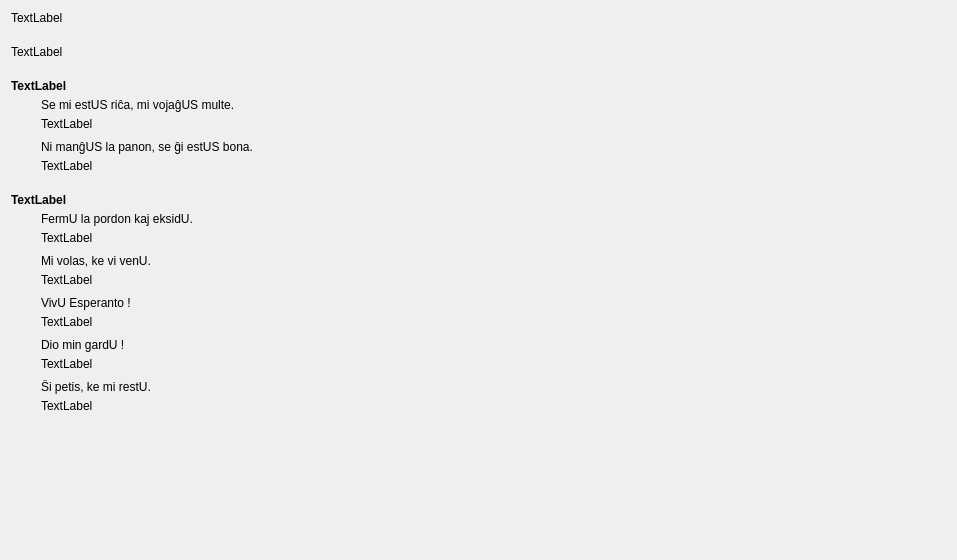
         <widget class="QWidget" name="scrollAreaWidgetContents">
          <property name="geometry">
           <rect>
            <x>0</x>
            <y>0</y>
            <width>957</width>
            <height>560</height>
           </rect>
          </property>
          <layout class="QVBoxLayout" name="verticalLayout_6">
           <property name="spacing">
            <number>20</number>
           </property>
           <item>
            <widget class="titolo" name="Lec10_Label4">
             <property name="sizePolicy">
              <sizepolicy hsizetype="Preferred" vsizetype="Maximum">
               <horstretch>0</horstretch>
               <verstretch>0</verstretch>
              </sizepolicy>
             </property>
             <property name="text">
              <string>TextLabel</string>
             </property>
            </widget>
           </item>
           <item>
            <widget class="QLabel" name="Lec10_Label718">
             <property name="sizePolicy">
              <sizepolicy hsizetype="Preferred" vsizetype="Preferred">
               <horstretch>0</horstretch>
               <verstretch>0</verstretch>
              </sizepolicy>
             </property>
             <property name="text">
              <string>TextLabel</string>
             </property>
             <property name="wordWrap">
              <bool>true</bool>
             </property>
            </widget>
           </item>
           <item>
            <layout class="QVBoxLayout" name="verticalLayout_3">
             <property name="spacing">
              <number>5</number>
             </property>
             <item>
              <widget class="QLabel" name="Lec10_Label2">
               <property name="font">
                <font>
                 <weight>75</weight>
                 <bold>true</bold>
                </font>
               </property>
               <property name="text">
                <string>TextLabel</string>
               </property>
               <property name="wordWrap">
                <bool>true</bool>
               </property>
              </widget>
             </item>
             <item>
              <layout class="QHBoxLayout" name="horizontalLayout_3">
               <item>
                <spacer name="horizontalSpacer">
                 <property name="orientation">
                  <enum>Qt::Horizontal</enum>
                 </property>
                 <property name="sizeType">
                  <enum>QSizePolicy::Fixed</enum>
                 </property>
                 <property name="sizeHint" stdset="0">
                  <size>
                   <width>30</width>
                   <height>20</height>
                  </size>
                 </property>
                </spacer>
               </item>
               <item>
                <layout class="QVBoxLayout" name="verticalLayout_2">
                 <property name="spacing">
                  <number>9</number>
                 </property>
                 <item>
                  <layout class="QVBoxLayout" name="verticalLayout_31">
                   <property name="spacing">
                    <number>5</number>
                   </property>
                   <item>
                    <widget class="neklakebla_nova" name="pushButton">
                     <property name="sizePolicy">
                      <sizepolicy hsizetype="Preferred" vsizetype="Preferred">
                       <horstretch>0</horstretch>
                       <verstretch>0</verstretch>
                      </sizepolicy>
                     </property>
                     <property name="text">
                      <string>Se mi estUS riĉa, mi vojaĝUS multe.</string>
                     </property>
                     <property name="wordWrap">
                      <bool>true</bool>
                     </property>
                    </widget>
                   </item>
                   <item>
                    <widget class="QLabel" name="Lec10_Label721">
                     <property name="sizePolicy">
                      <sizepolicy hsizetype="Preferred" vsizetype="Preferred">
                       <horstretch>0</horstretch>
                       <verstretch>0</verstretch>
                      </sizepolicy>
                     </property>
                     <property name="text">
                      <string>TextLabel</string>
                     </property>
                     <property name="wordWrap">
                      <bool>true</bool>
                     </property>
                     <property name="tipo" stdset="0">
                      <string>suba</string>
                     </property>
                    </widget>
                   </item>
                  </layout>
                 </item>
                 <item>
                  <layout class="QVBoxLayout" name="verticalLayout_32">
                   <property name="spacing">
                    <number>5</number>
                   </property>
                   <item>
                    <widget class="neklakebla_nova" name="pushButton_2">
                     <property name="sizePolicy">
                      <sizepolicy hsizetype="Preferred" vsizetype="Preferred">
                       <horstretch>0</horstretch>
                       <verstretch>0</verstretch>
                      </sizepolicy>
                     </property>
                     <property name="text">
                      <string>Ni manĝUS la panon, se ĝi estUS bona.</string>
                     </property>
                     <property name="wordWrap">
                      <bool>true</bool>
                     </property>
                    </widget>
                   </item>
                   <item>
                    <widget class="QLabel" name="Lec10_Label724">
                     <property name="sizePolicy">
                      <sizepolicy hsizetype="Preferred" vsizetype="Preferred">
                       <horstretch>0</horstretch>
                       <verstretch>0</verstretch>
                      </sizepolicy>
                     </property>
                     <property name="text">
                      <string>TextLabel</string>
                     </property>
                     <property name="wordWrap">
                      <bool>true</bool>
                     </property>
                     <property name="tipo" stdset="0">
                      <string>suba</string>
                     </property>
                    </widget>
                   </item>
                  </layout>
                 </item>
                </layout>
               </item>
              </layout>
             </item>
            </layout>
           </item>
           <item>
            <layout class="QVBoxLayout" name="verticalLayout_5">
             <property name="spacing">
              <number>5</number>
             </property>
             <item>
              <widget class="QLabel" name="Lec10_Label3">
               <property name="sizePolicy">
                <sizepolicy hsizetype="Preferred" vsizetype="Preferred">
                 <horstretch>0</horstretch>
                 <verstretch>0</verstretch>
                </sizepolicy>
               </property>
               <property name="font">
                <font>
                 <weight>75</weight>
                 <bold>true</bold>
                </font>
               </property>
               <property name="text">
                <string>TextLabel</string>
               </property>
               <property name="wordWrap">
                <bool>true</bool>
               </property>
              </widget>
             </item>
             <item>
              <layout class="QHBoxLayout" name="horizontalLayout_9">
               <item>
                <spacer name="horizontalSpacer_2">
                 <property name="orientation">
                  <enum>Qt::Horizontal</enum>
                 </property>
                 <property name="sizeType">
                  <enum>QSizePolicy::Fixed</enum>
                 </property>
                 <property name="sizeHint" stdset="0">
                  <size>
                   <width>30</width>
                   <height>20</height>
                  </size>
                 </property>
                </spacer>
               </item>
               <item>
                <layout class="QVBoxLayout" name="verticalLayout_4">
                 <property name="spacing">
                  <number>9</number>
                 </property>
                 <item>
                  <layout class="QVBoxLayout" name="verticalLayout_51">
                   <property name="spacing">
                    <number>5</number>
                   </property>
                   <item>
                    <widget class="neklakebla_nova" name="pushButton_3">
                     <property name="sizePolicy">
                      <sizepolicy hsizetype="Preferred" vsizetype="Preferred">
                       <horstretch>0</horstretch>
                       <verstretch>0</verstretch>
                      </sizepolicy>
                     </property>
                     <property name="text">
                      <string>FermU la pordon kaj eksidU.</string>
                     </property>
                     <property name="wordWrap">
                      <bool>true</bool>
                     </property>
                    </widget>
                   </item>
                   <item>
                    <widget class="QLabel" name="Lec10_Label722">
                     <property name="sizePolicy">
                      <sizepolicy hsizetype="Expanding" vsizetype="Preferred">
                       <horstretch>0</horstretch>
                       <verstretch>0</verstretch>
                      </sizepolicy>
                     </property>
                     <property name="text">
                      <string>TextLabel</string>
                     </property>
                     <property name="wordWrap">
                      <bool>true</bool>
                     </property>
                    </widget>
                   </item>
                  </layout>
                 </item>
                 <item>
                  <layout class="QVBoxLayout" name="verticalLayout_52">
                   <property name="spacing">
                    <number>5</number>
                   </property>
                   <item>
                    <widget class="neklakebla_nova" name="pushButton_4">
                     <property name="sizePolicy">
                      <sizepolicy hsizetype="Preferred" vsizetype="Preferred">
                       <horstretch>0</horstretch>
                       <verstretch>0</verstretch>
                      </sizepolicy>
                     </property>
                     <property name="text">
                      <string>Mi volas, ke vi venU.</string>
                     </property>
                     <property name="wordWrap">
                      <bool>true</bool>
                     </property>
                    </widget>
                   </item>
                   <item>
                    <widget class="QLabel" name="Lec10_Label723">
                     <property name="sizePolicy">
                      <sizepolicy hsizetype="Expanding" vsizetype="Preferred">
                       <horstretch>0</horstretch>
                       <verstretch>0</verstretch>
                      </sizepolicy>
                     </property>
                     <property name="text">
                      <string>TextLabel</string>
                     </property>
                     <property name="wordWrap">
                      <bool>true</bool>
                     </property>
                    </widget>
                   </item>
                  </layout>
                 </item>
                 <item>
                  <layout class="QVBoxLayout" name="verticalLayout_53">
                   <property name="spacing">
                    <number>5</number>
                   </property>
                   <item>
                    <widget class="neklakebla_nova" name="pushButton_5">
                     <property name="sizePolicy">
                      <sizepolicy hsizetype="Preferred" vsizetype="Preferred">
                       <horstretch>0</horstretch>
                       <verstretch>0</verstretch>
                      </sizepolicy>
                     </property>
                     <property name="text">
                      <string>VivU Esperanto !</string>
                     </property>
                     <property name="wordWrap">
                      <bool>true</bool>
                     </property>
                    </widget>
                   </item>
                   <item>
                    <widget class="QLabel" name="Lec10_Label725">
                     <property name="sizePolicy">
                      <sizepolicy hsizetype="Expanding" vsizetype="Preferred">
                       <horstretch>0</horstretch>
                       <verstretch>0</verstretch>
                      </sizepolicy>
                     </property>
                     <property name="text">
                      <string>TextLabel</string>
                     </property>
                     <property name="wordWrap">
                      <bool>true</bool>
                     </property>
                    </widget>
                   </item>
                  </layout>
                 </item>
                 <item>
                  <layout class="QVBoxLayout" name="verticalLayout_78">
                   <property name="spacing">
                    <number>5</number>
                   </property>
                   <item>
                    <widget class="neklakebla_nova" name="pushButton_6">
                     <property name="sizePolicy">
                      <sizepolicy hsizetype="Preferred" vsizetype="Preferred">
                       <horstretch>0</horstretch>
                       <verstretch>0</verstretch>
                      </sizepolicy>
                     </property>
                     <property name="text">
                      <string>Dio min gardU !</string>
                     </property>
                     <property name="wordWrap">
                      <bool>true</bool>
                     </property>
                    </widget>
                   </item>
                   <item>
                    <widget class="QLabel" name="Lec10_Label726">
                     <property name="sizePolicy">
                      <sizepolicy hsizetype="Expanding" vsizetype="Preferred">
                       <horstretch>0</horstretch>
                       <verstretch>0</verstretch>
                      </sizepolicy>
                     </property>
                     <property name="text">
                      <string>TextLabel</string>
                     </property>
                     <property name="wordWrap">
                      <bool>true</bool>
                     </property>
                    </widget>
                   </item>
                  </layout>
                 </item>
                 <item>
                  <layout class="QVBoxLayout" name="verticalLayout_81">
                   <property name="spacing">
                    <number>5</number>
                   </property>
                   <item>
                    <widget class="neklakebla_nova" name="pushButton_7">
                     <property name="sizePolicy">
                      <sizepolicy hsizetype="Preferred" vsizetype="Preferred">
                       <horstretch>0</horstretch>
                       <verstretch>0</verstretch>
                      </sizepolicy>
                     </property>
                     <property name="text">
                      <string>Ŝi petis, ke mi restU.</string>
                     </property>
                     <property name="wordWrap">
                      <bool>true</bool>
                     </property>
                    </widget>
                   </item>
                   <item>
                    <widget class="QLabel" name="Lec10_Label727">
                     <property name="sizePolicy">
                      <sizepolicy hsizetype="Expanding" vsizetype="Preferred">
                       <horstretch>0</horstretch>
                       <verstretch>0</verstretch>
                      </sizepolicy>
                     </property>
                     <property name="text">
                      <string>TextLabel</string>
                     </property>
                     <property name="wordWrap">
                      <bool>true</bool>
                     </property>
                    </widget>
                   </item>
                  </layout>
                 </item>
                </layout>
               </item>
              </layout>
             </item>
            </layout>
           </item>
           <item>
            <spacer name="verticalSpacer">
             <property name="orientation">
              <enum>Qt::Vertical</enum>
             </property>
             <property name="sizeHint" stdset="0">
              <size>
               <width>20</width>
               <height>40</height>
              </size>
             </property>
            </spacer>
           </item>
          </layout>
         </widget>
